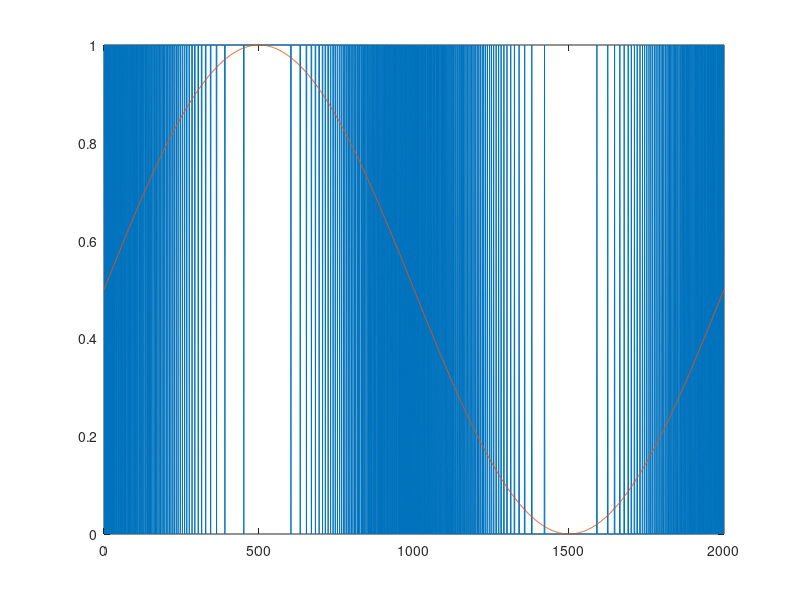

This chart was generated by the following MATLAB code:
clear all;
Fs = 1000000;
Ts = 1/Fs;
Ftone = 500;

% This must be integer!
Nperiod = Fs/Ftone;

n=0:(Nperiod-1);
tone = sin(2*pi*Ftone*n*Ts)/2 + 0.5;
qe = 0;

for i=1:length(tone)
 if ( tone(i) > qe )
   pdm(i) = 1;
 else
   pdm(i) = 0;
 endif
 qe = pdm(i) - tone(i) + qe;
endfor

plot(n, pdm, n, tone);

pdmint = int32(pdm);
dlmwrite ("tonepdm.txt", pdmint, "delimiter", ",", "newline", "\n")
